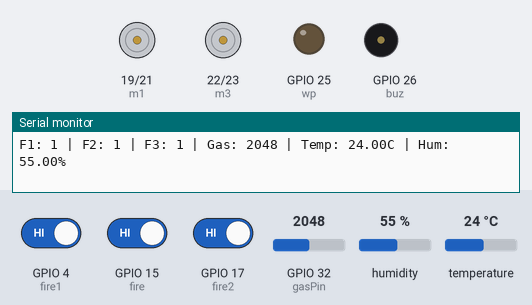
Recording of a sketch running on a simulated ESP32. On the bench: motor-driver pin pairs drawn as motors (green arrow = first pin HIGH = forward, orange = second pin HIGH = backward, longer = more drive), output pins drawn as LEDs (lit = HIGH), buzzer (waves = sounding, pin HIGH), the last lines printed to the serial monitor. The test bench sets the inputs (shaded band); at power-on: GPIO 4 (fire1) HIGH, GPIO 15 (fire) HIGH, GPIO 17 (fire2) HIGH, GPIO 32 (gasPin) = 2048, humidity 55 %, temperature 24 °C. Nothing arrives over Bluetooth unless stated.

Above: at 1.2 s.
1.3 s: GPIO 4 (fire1) driven LOW
At 2.7 s:
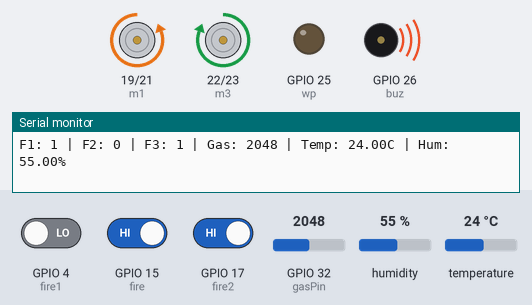
At 4.2 s:
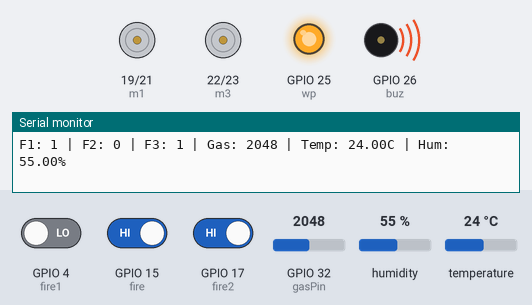
6.9 s: GPIO 15 (fire) driven LOW
12.9 s: GPIO 15 (fire) driven HIGH
18.9 s: GPIO 4 (fire1) driven HIGH
21.3 s: GPIO 17 (fire2) driven LOW
At 22.7 s:
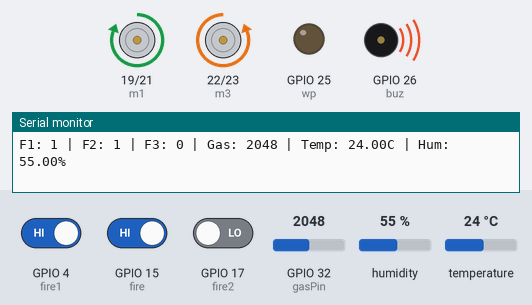
Timing chart, 0 to 28.3 s (numbered marks = the images above; inputs shaded):
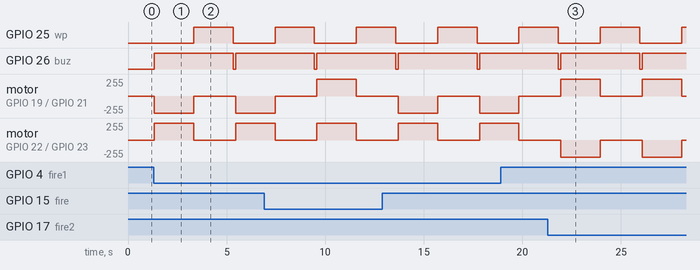

Measured:
- after the input at 1.3 s, GPIO 25 (wp): LOW → HIGH after 2.0 s, → LOW 2.0 s later; GPIO 26 (buz): LOW → HIGH at once, → LOW 4.0 s later, → HIGH 0.12 s later
- after the input at 21.3 s, motor on GPIO 19 (m1) / GPIO 21 (m2): alternates forward 255/255 for 2.0 s and stopped for 2.1 s, starting after 0.65 s; motor on GPIO 22 (m3) / GPIO 23 (m4): alternates backward 255/255 for 2.0 s and stopped for 2.1 s, starting after 0.65 s

The sketch:

AFFRV_Main.ino
```cpp
#include "BluetoothSerial.h"
#include "DHT.h"

#if !defined(CONFIG_BT_ENABLED) || !defined(CONFIG_BLUEDROID_ENABLED)
#error Bluetooth is not enabled! Please run `make menuconfig` or select proper board
settings.
#endif

BluetoothSerial SerialBT;

const int buz = 26;   // Buzzer pin
const int m1 = 19;    // Motor driver pin 1
const int m2 = 21;    // Motor driver pin 2
const int m3 = 22;    // Motor driver pin 3
const int m4 = 23;    // Motor driver pin 4
const int wp = 25;    // Water pump pin (PWM capable)

// Sensor Pins
const int fire = 15;      // Digital/Analog input-only pin
const int fire1 = 4;      // Digital/Analog input-only pin
const int fire2 = 17;     // Digital pin
const int DHTPIN = 16;    // Digital pin for DHT11
const int gasPin = 32;    // VP (Analog input pin for Gas Sensor)

// Define DHT type
#define DHTTYPE DHT11
DHT dht(DHTPIN, DHTTYPE);

// Thresholds
const int gasThreshold = 2000; // Adjust based on your gas sensor calibration (0-4095 range)

int md = 0; // Mode: 0 = Automatic, 1 = Manual
char incomingCommand = ' ';

void setup() {
  Serial.begin(115200);

  // Initialize Bluetooth device name
  SerialBT.begin("ESP32_Fire_Robot");
  Serial.println("Bluetooth device active. Pair with 'ESP32_Fire_Robot'.");

  // Initialize sensors
  dht.begin();

  pinMode(fire, INPUT);
  pinMode(fire1, INPUT);
  pinMode(fire2, INPUT);
  pinMode(gasPin, INPUT);

  pinMode(buz, OUTPUT);
  pinMode(m1, OUTPUT);
  pinMode(m2, OUTPUT);
  pinMode(m3, OUTPUT);
  pinMode(m4, OUTPUT);
  pinMode(wp, OUTPUT);

  digitalWrite(wp, LOW);
  digitalWrite(buz, LOW);
}

void loop() {
  // Read Flame Sensors (Active LOW)
  int fval = digitalRead(fire);
  int f1val = digitalRead(fire1);
  int f2val = digitalRead(fire2);

    // Read Gas Sensor (Analog)
    int gasValue = analogRead(gasPin);

    // Read DHT11 Temperature & Humidity
    float humidity = dht.readHumidity();
    float temperature = dht.readTemperature(); // Celsius

  // Print all sensor statuses to Serial Monitor & Bluetooth Terminal
    String sensorStatus = "F1: " + String(fval) + " | F2: " + String(f1val) + " | F3: " + String(f2val) +
                        " | Gas: " + String(gasValue) +
                        " | Temp: " + String(isnan(temperature) ? 0.0 : temperature) +
                        "C | Hum: " + String(isnan(humidity) ? 0.0 : humidity) + "%";
    Serial.println(sensorStatus);

    // Check Bluetooth commands for Mode Switching / Control
    if (SerialBT.available() > 0) {
      incomingCommand = SerialBT.read();

        if (incomingCommand == '1') {
          md = 0;
          SerialBT.println("Mode: Automatic");
        }
        else if (incomingCommand == '2') {
          md = 1;
          SerialBT.println("Mode: Manual");
          stopMotors();
        }
    }

    // ==================== AUTOMATIC MODE ====================
    if (md == 0) {

        if (fval == 0 ) {
          digitalWrite(buz, HIGH);
          digitalWrite(m1, HIGH); digitalWrite(m2, LOW);
          digitalWrite(m3, HIGH); digitalWrite(m4, LOW);
          delay(2000);
          stopMotors();
          digitalWrite(wp, 1);
          delay(2000);
          digitalWrite(wp, LOW);
          digitalWrite(buz, LOW);
        }
        else if (f1val == 0) {
          digitalWrite(buz, HIGH);
          digitalWrite(m1, LOW); digitalWrite(m2, HIGH);
          digitalWrite(m3, HIGH); digitalWrite(m4, LOW);
          delay(2000);
          stopMotors();
          digitalWrite(wp, 1);
          delay(2000);
          digitalWrite(wp, LOW);
          digitalWrite(buz, LOW);
        }
        else if (f2val == 0) {
          digitalWrite(buz, HIGH);
          digitalWrite(m1, 1); digitalWrite(m2, 0);
          digitalWrite(m3, LOW); digitalWrite(m4, HIGH);
          delay(2000);
          stopMotors();
          digitalWrite(wp, 1);
          delay(2000);
          digitalWrite(wp, LOW);
          digitalWrite(buz, LOW);
        }
        else {
          digitalWrite(buz, LOW);
          digitalWrite(wp, LOW);
          stopMotors();
        }
    }

    // ==================== MANUAL MODE ====================
    if (md == 1) {
      if (incomingCommand == '3') {
        digitalWrite(m1, HIGH); digitalWrite(m2, LOW);
        digitalWrite(m3, HIGH); digitalWrite(m4, LOW);
      }
      else if (incomingCommand == '4') {
        digitalWrite(m1, LOW); digitalWrite(m2, HIGH);
        digitalWrite(m3, LOW); digitalWrite(m4, HIGH);
      }
      else if (incomingCommand == '5') {
        digitalWrite(m1, LOW); digitalWrite(m2, HIGH);
        digitalWrite(m3, HIGH); digitalWrite(m4, LOW);
      }
      else if (incomingCommand == '6') {
        digitalWrite(m1, HIGH); digitalWrite(m2, LOW);
        digitalWrite(m3, LOW); digitalWrite(m4, HIGH);
      }
      else if (incomingCommand == '7') {
        stopMotors();
      }
      else if (incomingCommand == '8') {
        digitalWrite(wp, 1);
      }
      else if (incomingCommand == '9') {
        digitalWrite(wp, LOW);
      }
    }

    delay(100);
}

void stopMotors() {
  digitalWrite(m1, LOW);
  digitalWrite(m2, LOW);
  digitalWrite(m3, LOW);
  digitalWrite(m4, LOW);
}
```
